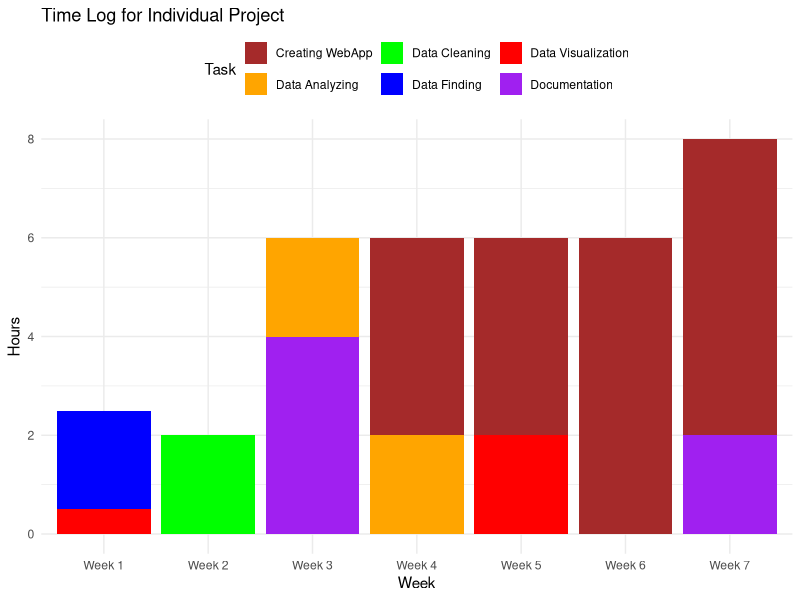

This chart was generated by the following R code:
# Load necessary libraries
library(ggplot2)
library(dplyr)

# Create a data frame with my time log data
time_log <- data.frame(
  Week = c("Week 1", "Week 1", "Week 2", "Week 3", "Week 3", "Week 4", "Week 4", "Week 5", "Week 5", "Week 6", "Week 7", "Week 7"),
  Task = c("Data Finding", "Data Visualization", "Data Cleaning", "Data Analyzing", "Documentation", "Creating WebApp", "Data Analyzing", "Creating WebApp", "Data Visualization", "Creating WebApp", "Creating WebApp", "Documentation"),
  Hours = c(2, 0.5, 2, 2, 4, 4, 2, 4, 2, 6, 6, 2)
)

# Create a bar chart
time_chart <- ggplot(time_log, aes(x = Week, y = Hours, fill = Task)) +
  geom_bar(stat = "identity") +
  labs(title = "Time Log for Individual Project",
       x = "Week",
       y = "Hours",
       fill = "Task") +
  theme_minimal() +
  theme(legend.position = "top") +
  scale_fill_manual(values = c("Data Finding" = "blue", "Data Cleaning" = "green", "Data Analyzing" = "orange", "Documentation" = "purple", "Data Visualization" = "red", "Creating WebApp" = "brown"))

# Print the chart
print(time_chart)
